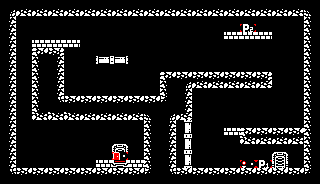

Tiled map render using the project's own tile images. Description and the whole map definition, tile-layer contents included, below:
An orthogonal 20x23 tile map with 16x8 px tiles, 1 tile layer (Capa de Patrones 1).

<map version="1.2" tiledversion="1.2.5" orientation="orthogonal" renderorder="right-down" width="20" height="23" tilewidth="16" tileheight="8" infinite="0" nextlayerid="2" nextobjectid="1">
 <tileset firstgid="1" source="AllPatterns.tsx" />
 <layer id="1" name="Capa de Patrones 1" width="20" height="23">
  <data encoding="csv">
1,1,1,1,1,1,1,1,1,1,1,1,1,1,1,1,1,1,1,1,
15,31,31,31,31,31,31,31,31,31,31,31,31,31,31,31,31,31,31,14,
7,1,1,1,1,1,1,1,1,1,1,1,1,1,1,1,1,1,1,6,
7,1,1,1,1,1,1,1,1,1,1,1,1,1,1,102,1,1,1,6,
7,1,1,1,1,1,1,1,1,1,1,1,1,1,16,16,16,1,1,6,
7,1,16,16,16,1,1,1,1,1,1,1,1,1,1,1,1,1,1,6,
7,1,8,9,1,1,1,1,1,1,1,1,1,1,1,1,1,1,1,6,
7,1,6,7,1,1,18,18,1,1,1,1,1,1,1,1,1,1,1,6,
7,1,6,7,1,1,1,1,1,1,1,1,1,1,1,1,1,1,1,6,
7,1,6,7,1,1,1,1,1,1,8,30,30,30,30,30,9,1,1,6,
7,1,6,7,1,1,1,1,1,1,6,15,31,31,31,31,11,1,1,6,
7,1,6,7,1,1,1,1,1,1,6,7,1,1,1,1,1,1,1,6,
7,1,6,13,30,30,30,30,30,30,12,7,1,1,1,1,1,1,1,6,
7,1,6,1,1,1,1,1,1,1,1,7,1,1,1,1,1,1,1,6,
7,1,10,10,10,31,31,31,31,14,15,11,1,1,1,1,1,1,1,6,
7,1,1,1,1,1,1,1,1,6,7,25,1,1,1,1,1,1,1,6,
7,1,1,1,1,1,1,1,1,6,7,22,1,1,16,8,30,30,30,6,
7,1,1,1,1,1,1,1,1,6,7,25,1,1,1,10,31,31,31,6,
7,1,1,1,1,1,1,5,1,6,7,22,1,1,1,1,1,1,1,6,
7,1,1,1,1,1,1,94,1,6,7,25,1,1,1,1,1,5,1,6,
7,1,1,1,1,1,16,32,16,6,7,22,1,1,1,93,101,4,1,6,
13,30,30,30,30,30,30,30,30,12,13,30,30,30,30,30,30,30,30,12,
1,1,1,1,1,1,1,1,1,1,1,1,1,1,1,1,1,1,1,1
</data>
 </layer>
</map>